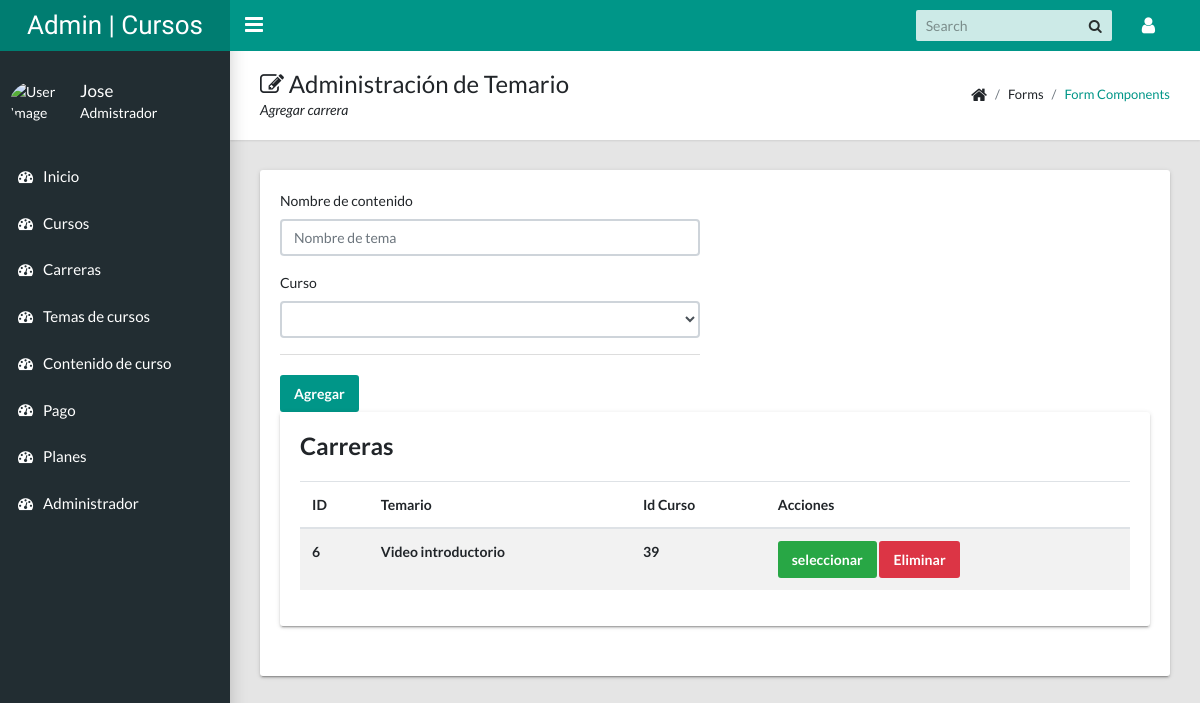
The app's page /admin/vistaTema.php (signed in) with its own data.
### tables this page shows
CREATE TABLE `tema_contenido` (
  `Id` int(11) NOT NULL,
  `Tema` varchar(100) NOT NULL,
  `Id_Curso` int(11) NOT NULL
);

### admin/modulos/temaContenido.php (called while the page is built, shortened)
<?php
include_once "../config/conexion.php";
$temaContenido = isset($_POST['temaContenido']) ? $_POST['temaContenido'] : "";
$curso = isset($_POST['curso']) ? $_POST['curso'] : "";
$sql = "SELECT * FROM curso ORDER BY Id ASC";
$sentencia = $pdo->prepare($sql);
$sentencia->execute();
$resultadoCurso = $sentencia->fetchAll(PDO::FETCH_ASSOC);
$sql = "SELECT * FROM tema_contenido ORDER BY Id ASC";
$sentencia = $pdo->prepare($sql);
$sentencia->execute();
$resultadoContenido = $sentencia->fetchAll(PDO::FETCH_ASSOC);
?>

### admin/vistaTema.php (the view, shortened to what this page needs)
<?php include_once "templates/header.php";   ?>
<?php include_once "templates/sidebar.php";   ?>
<?php include_once "modulos/temaContenido.php";   ?>
<main class="app-content">
    <div class="app-title">
        <div>
            <h1><i class="fa fa-edit"></i> Administración de Temario</h1>
            <p>Agregar carrera</p>
        </div>
        <ul class="app-breadcrumb breadcrumb">
            <li class="breadcrumb-item"><i class="fa fa-home fa-lg"></i></li>
            <li class="breadcrumb-item">Forms</li>
            <li class="breadcrumb-item"><a href="#">Form Components</a></li>
        </ul>
    </div>
    <div class="row">
        <div class="col-md-12">
            <div class="tile">
                <div class="row">
                    <div class="col-lg-6">
                        <form action="" method="POST" enctype="multipart/form-data">
                            <div class="form-group">
                                <label for="temaContenido">Nombre de contenido</label>
                                <input name="temaContenido" class="form-control" id="temaContenido" type="text" placeholder="Nombre de tema" value="<?php echo $temaContenido ?>">
                            </div>
                            <div class="form-group">
                                <label for="curso">Curso</label>
                                <select class="form-control" id="curso" name="curso" required="">
                                    <option value="<?php echo $curso ?>"><?php if($curso != ''){echo "Actualmente o cambiar";} ?></option>
                                    <?php foreach($resultadoCurso as $curso) : ?>
                                    <option value="<?php echo $curso['Id']; ?>"><?php echo $curso['Nombre']; ?></option>
                                    <?php endforeach ?>
                                </select>
                            </div>
                            <div class="tile-footer">
                                <?php if (isset($_POST['seleccionar'])) { ?>
                                <input name="accion" value="Actualizar" class="btn btn-primary" type="submit">
                                <?php }else{ ?>
                                <input name="accion" value="Agregar" class="btn btn-primary" type="submit">
                                <?php } ?>
                            </div>
                        </form>
                    </div>
                    <div class="col-md-12">
                        <div class="tile">
                            <h3 class="tile-title">Carreras</h3>
                            <div class="table-responsive">
                                <table class="table table-striped">
                                    <thead>
                                        <tr>
                                            <th>ID</th>
                                            <th>Temario</th>
                                            <th>Id Curso</th>
                                            <th>Acciones</th>
                                        </tr>
                                    </thead>
                                    <tbody>
                                        <?php foreach ($resultadoContenido as $data) : ?>
                                        <tr>
                                            <th><?php echo $data['Id'] ?></th>
                                            <th><?php echo $data['Tema'] ?></th>
                                            <th><?php echo $data['Id_Curso'] ?></th>
                                            <th>
                                                <form action="" method="POST">
                                                    <input class="btn btn-success" type="submit" name="seleccionar" value="seleccionar">
                                                    <button class="btn btn-danger" type="submit" name="accion" value="Eliminar">Eliminar</button>
                                                </form>
                                            </th>
                                        </tr>
                                        <?php endforeach ?>
                                    </tbody>
                                </table>
                            </div>
                        </div>
                    </div>
                </div>
            </div>
        </div>
    </div>
</main>
<?php include_once "templates/footer.php"; ?>

### records on screen
tema_contenido: Id "6", Tema "Video introductorio", Id_Curso "39"

### other values on screen
$_SESSION['admin']['Nombres'] "Jose"
